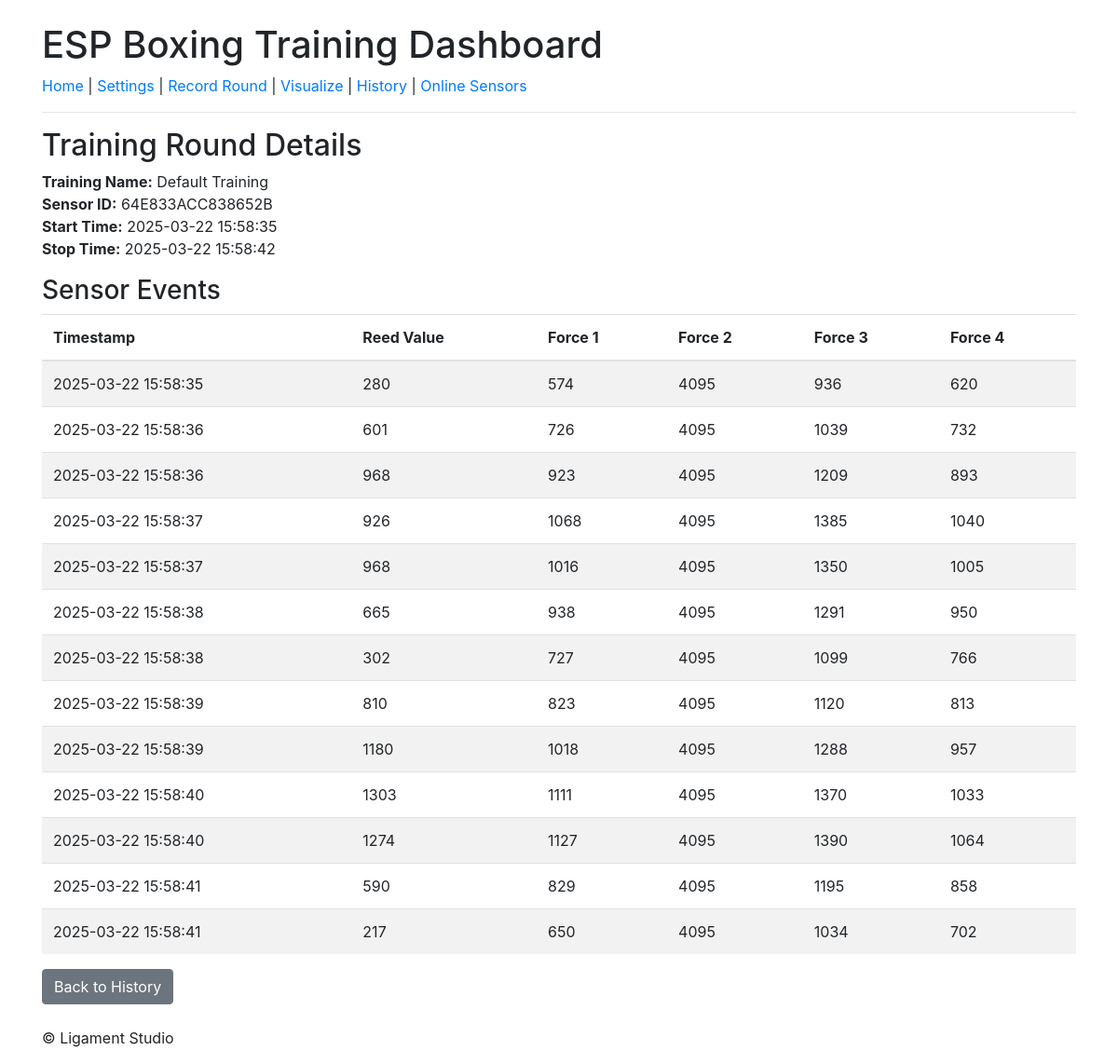
Page /history/3 on the committed database.
### tables this page shows
CREATE TABLE training_round (
                id INTEGER PRIMARY KEY AUTOINCREMENT,
                training_name TEXT,
                sensor_id TEXT,
                start_time TEXT,
                stop_time TEXT
            );

CREATE TABLE sensor_history (
                id INTEGER PRIMARY KEY AUTOINCREMENT,
                timestamp TEXT NOT NULL,
                reed_value INTEGER,
                event TEXT,
                forces TEXT,
                training_round_id INTEGER,
                FOREIGN KEY(training_round_id) REFERENCES training_round(id)
            );

### app.py (the view)
@app.route('/history/<int:round_id>')
def round_details(round_id):
    conn = get_db_connection()
    round_info = conn.execute("SELECT * FROM training_round WHERE id = ?", (round_id,)).fetchone()
    sensor_events = conn.execute("SELECT * FROM sensor_history WHERE training_round_id = ? ORDER BY timestamp ASC", (round_id,)).fetchall()
    conn.close()
    processed_events = []
    for row in sensor_events:
        d = dict(row)
        if d.get("forces"):
            try:
                d["forces_list"] = json.loads(d["forces"])
            except:
                d["forces_list"] = []
        else:
            d["forces_list"] = []
        processed_events.append(d)
    return render_template('round_details.html', round=round_info, sensor_events=processed_events)

### app.py (called while the page is built)
def get_db_connection():
    conn = sqlite3.connect(DATABASE, check_same_thread=False)
    conn.row_factory = sqlite3.Row
    return conn

### templates/round_details.html
{% extends "base.html" %}
{% block content %}
<h2>Training Round Details</h2>
<p>
  <strong>Training Name:</strong> {{ round.training_name }}<br>
  <strong>Sensor ID:</strong> {{ round.sensor_id }}<br>
  <strong>Start Time:</strong> {{ round.start_time }}<br>
  <strong>Stop Time:</strong> {{ round.stop_time }}
</p>
<h3>Sensor Events</h3>
<table class="table table-striped">
  <thead>
    <tr>
      <th>Timestamp</th>
      <th>Reed Value</th>
      <th>Force 1</th>
      <th>Force 2</th>
      <th>Force 3</th>
      <th>Force 4</th>
    </tr>
  </thead>
  <tbody>
    {% for sensor_event in sensor_events %}
      <tr>
        <td>{{ sensor_event.timestamp }}</td>
        <td>{{ sensor_event.reed_value }}</td>
        {% for i in range(4) %}
          <td>
            {% if sensor_event.forces_list|length > i %}
              {{ sensor_event.forces_list[i] }}
            {% else %}
              --
            {% endif %}
          </td>
        {% endfor %}
      </tr>
    {% endfor %}
  </tbody>
</table>
<a href="{{ url_for('history') }}" class="btn btn-secondary">Back to History</a>
{% endblock %}

### rows in the picture
training_round: training_name "Default Training", sensor_id "64E833ACC838652B", start_time "2025-03-22 15:58:35", stop_time "2025-03-22 15:58:42"
sensor_history: timestamp "2025-03-22 15:58:35", reed_value "280", forces_list "574" "4095" "936" "620"
sensor_history: timestamp "2025-03-22 15:58:36", reed_value "601", forces_list "726" "4095" "1039" "732"
sensor_history: timestamp "2025-03-22 15:58:36", reed_value "968", forces_list "923" "4095" "1209" "893"
sensor_history: timestamp "2025-03-22 15:58:37", reed_value "926", forces_list "1068" "4095" "1385" "1040"
sensor_history: timestamp "2025-03-22 15:58:37", reed_value "968", forces_list "1016" "4095" "1350" "1005"
sensor_history: timestamp "2025-03-22 15:58:38", reed_value "665", forces_list "938" "4095" "1291" "950"
sensor_history: timestamp "2025-03-22 15:58:38", reed_value "302", forces_list "727" "4095" "1099" "766"
sensor_history: timestamp "2025-03-22 15:58:39", reed_value "810", forces_list "823" "4095" "1120" "813"
sensor_history: timestamp "2025-03-22 15:58:39", reed_value "1180", forces_list "1018" "4095" "1288" "957"
sensor_history: timestamp "2025-03-22 15:58:40", reed_value "1303", forces_list "1111" "4095" "1370" "1033"
sensor_history: timestamp "2025-03-22 15:58:40", reed_value "1274", forces_list "1127" "4095" "1390" "1064"
sensor_history: timestamp "2025-03-22 15:58:41", reed_value "590", forces_list "829" "4095" "1195" "858"
sensor_history: timestamp "2025-03-22 15:58:41", reed_value "217", forces_list "650" "4095" "1034" "702"
